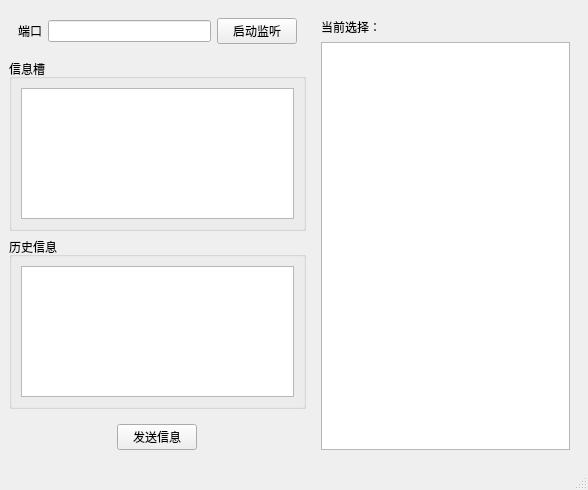
<?xml version="1.0" encoding="UTF-8"?>
<ui version="4.0">
 <class>MainWindow</class>
 <widget class="QMainWindow" name="MainWindow">
  <property name="geometry">
   <rect>
    <x>0</x>
    <y>0</y>
    <width>588</width>
    <height>490</height>
   </rect>
  </property>
  <property name="windowTitle">
   <string>MainWindow</string>
  </property>
  <widget class="QWidget" name="centralwidget">
   <layout class="QGridLayout" name="gridLayout">
    <item row="0" column="0">
     <widget class="QWidget" name="widget" native="true">
      <layout class="QHBoxLayout" name="horizontalLayout">
       <item>
        <widget class="QLabel" name="label">
         <property name="text">
          <string>端口</string>
         </property>
        </widget>
       </item>
       <item>
        <widget class="QLineEdit" name="port"/>
       </item>
       <item>
        <widget class="QPushButton" name="listenStart">
         <property name="text">
          <string>启动监听</string>
         </property>
        </widget>
       </item>
      </layout>
     </widget>
    </item>
    <item row="0" column="1" rowspan="4">
     <widget class="QWidget" name="widget_3" native="true">
      <layout class="QVBoxLayout" name="verticalLayout">
       <item>
        <widget class="QLabel" name="NowSocket">
         <property name="text">
          <string>当前选择：</string>
         </property>
        </widget>
       </item>
       <item>
        <widget class="QListWidget" name="socketList"/>
       </item>
      </layout>
     </widget>
    </item>
    <item row="1" column="0">
     <widget class="QGroupBox" name="groupBox_2">
      <property name="title">
       <string>信息槽</string>
      </property>
      <layout class="QHBoxLayout" name="horizontalLayout_3">
       <item>
        <widget class="QTextEdit" name="sendInfo"/>
       </item>
      </layout>
     </widget>
    </item>
    <item row="2" column="0">
     <widget class="QGroupBox" name="groupBox">
      <property name="title">
       <string>历史信息</string>
      </property>
      <layout class="QHBoxLayout" name="horizontalLayout_2">
       <item>
        <widget class="QTextEdit" name="recalled"/>
       </item>
      </layout>
     </widget>
    </item>
    <item row="3" column="0">
     <widget class="QWidget" name="widget_2" native="true">
      <layout class="QHBoxLayout" name="horizontalLayout_4">
       <item>
        <spacer name="horizontalSpacer">
         <property name="orientation">
          <enum>Qt::Horizontal</enum>
         </property>
         <property name="sizeHint" stdset="0">
          <size>
           <width>103</width>
           <height>20</height>
          </size>
         </property>
        </spacer>
       </item>
       <item>
        <widget class="QPushButton" name="sendMessage">
         <property name="text">
          <string>发送信息</string>
         </property>
        </widget>
       </item>
       <item>
        <spacer name="horizontalSpacer_2">
         <property name="orientation">
          <enum>Qt::Horizontal</enum>
         </property>
         <property name="sizeHint" stdset="0">
          <size>
           <width>103</width>
           <height>20</height>
          </size>
         </property>
        </spacer>
       </item>
      </layout>
     </widget>
    </item>
   </layout>
  </widget>
  <widget class="QMenuBar" name="menubar">
   <property name="geometry">
    <rect>
     <x>0</x>
     <y>0</y>
     <width>588</width>
     <height>21</height>
    </rect>
   </property>
  </widget>
  <widget class="QStatusBar" name="statusbar"/>
 </widget>
 <resources/>
 <connections/>
</ui>
